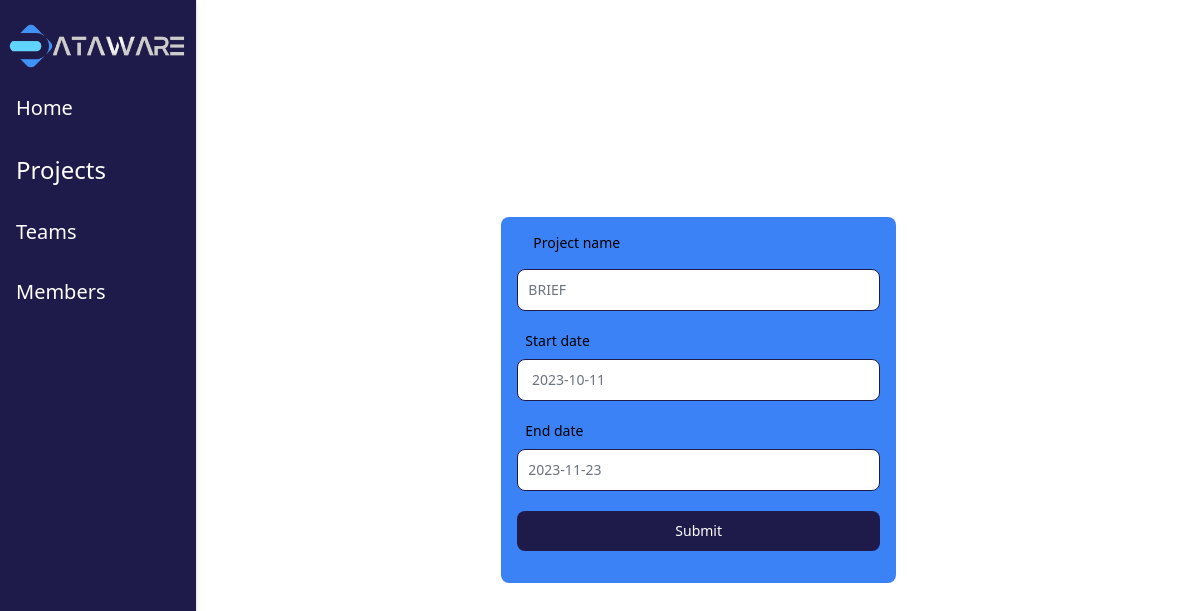
Screenshot of /ProductOwner/updateprojet.php?update_id=3 with the database file from the repository.
### tables this page shows
CREATE TABLE `project` (
  `idproject` int(11) NOT NULL,
  `name` varchar(255) DEFAULT NULL,
  `start_date` date DEFAULT NULL,
  `end_date` date DEFAULT NULL,
  `idteam` int(11) DEFAULT NULL
);

### ProductOwner/updateprojet.php (the view, shortened to what this page needs)
<?php
include ('../connect.php');
?>
<!DOCTYPE html>
<html>
<head>
<link href="https://cdnjs.cloudflare.com/ajax/libs/flowbite/2.2.0/flowbite.min.css" rel="stylesheet" />
    <script src="https://cdn.tailwindcss.com"></script>
</head>
<body class="md:overflow-y-hidden">
    <div class="flex gap-4 mr-4">
        <div class="h-screen w-1/6 bg-white border-r shadow-md md:bg-dark">
            <ul class="space-y-4 text-lg sidebar bg-dark text-white mt-5">
                <div class="flex items-center justify-center">
                    <img src="../image/testlogo.png" alt="logo.png" class="w-full">
                </div>
                <li>
                    <a href="index.php" class="block py-2 px-4 hover:bg-btn hover:text-dark text-xl">Home</a>
                </li>
                <li>
                    <a href="./projet.php" class="block py-2 px-4 hover:bg-btn hover:text-dark text-2xl">Projects</a>
                </li>
                <li>
                    <a href="./teams.php" class="block py-2 px-4 hover:bg-btn hover:text-dark text-xl">Teams</a>
                </li>
                <li>
                    <a href="./member.php" class="block py-2 px-4 hover:bg-btn hover:text-dark text-xl">Members</a>
                </li>
            </ul>
        </div>
<div class="w-3/6 m-auto">
    <?php
    $errormessage = "";
     if (isset($_GET['update_id'])) {
    $update_id = $_GET['update_id'];
    $sql = "SELECT name, start_date,end_date FROM project WHERE idproject =$update_id";
    $sth = $conn->prepare($sql);
    $sth->execute();
    $data = $sth->fetchAll();
if (!empty($data)) {
    $name = $data[0]['name'];
    $start_date = $data[0]['start_date'];
    $end_date = $data[0]['end_date'];
}
else {echo "batata";}}
?>
<form class=" m-auto bg-blueText2 w-full md:w-4/6 rounded-lg" method="post" action="./projet.php">
  <div class="mb-5 mx-4">
    <label class="block p-4 text-sm font-medium  dark:text-white">Project name </label>
    <input type="name" id="name" name="nameprojet" class="bg-white  border border-dark text-gray-500 text-sm rounded-lg w-full  p-2.5  " value='<?php echo  $name ?> ' required>
  </div>
  <div class="mb-5 mx-4">
    <label class="block block px-2 pb-2 text-sm font-medium  dark:text-white">Start date </label>
<input id="date" name="startdate" class="bg-white border border-dark text-sm rounded-lg w-full  p-2.5 text-gray-500 " required value=' <?php echo $start_date ?>'>
  </div>
  <div class="mb-5 mx-4">
    <label class="block px-2 pb-2 text-sm font-medium  dark:text-white"> End date </label>
    <input id="date" name="enddate" class="bg-white border border-dark  text-sm rounded-lg w-full  p-2.5 text-gray-500 " required value='<?php echo $end_date ?> '>
  </div>
  <div class="mx-4">
  <button type="submit" name="submit" class="text-white bg-dark hover:bg-blue-700 font-medium rounded-lg text-sm w-full mb-4  py-2.5 text-center">Submit</button>
  <p class="text-dark text-center pb-4"> <?php echo $errormessage;?></p>
  </div>
</form>
    </div>
    </body>
    </html>

### rows the page displays
project: nameprojet "BRIEF", startdate "2023-10-11", enddate "2023-11-23"
